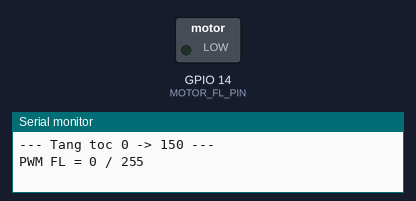
A sketch run on a simulated ESP32. Shown: switched loads named in the sketch (green lamp = pin HIGH), the last lines printed to the serial monitor.

Above: at 0.35 s.
At 1.15 s:
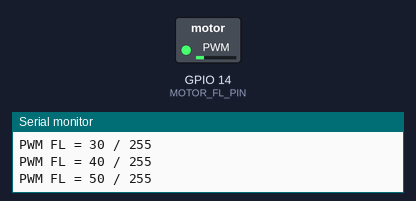
At 1.95 s:
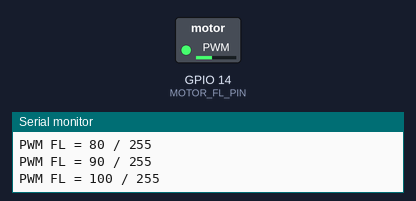
At 4.7 s:
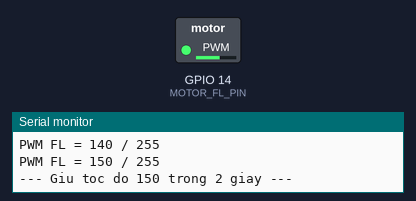
Timing chart, 0 to 11.8 s (numbered marks = the images above):
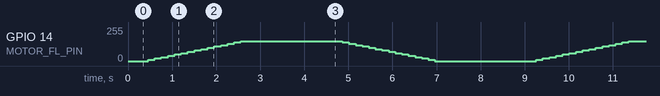

The sketch:

Bai2_Test_Mot_Dong_Co.ino
```cpp
/*
  BAI 2: KIEM TRA PWM TREN 1 CHAN DONG CO (FL = GPIO14)
  ------------------------------------------------------
  Muc tieu:
   - Lam quen voi LEDC (bo tao PWM phan cung cua ESP32).
   - Tang/giam toc do dong co FL tu 0 -> max -> 0 de kiem tra day noi,
     driver/MOSFET va dong co truoc khi dong thoi dieu khien 4 dong co.

  Phan cung:
   Dong co FL noi qua driver/MOSFET toi GPIO14.
   LUU Y AN TOAN: KHONG noi dong co truc tiep vao chan GPIO.
   Phai qua mach driver (MOSFET/ESC) chiu duoc dong cua dong co.

  Cach test:
   1. Thao canh quat (propeller) ra truoc khi test, tranh tai nan.
   2. Nap code, mo Serial Monitor 115200 de theo doi gia tri PWM dang gui.
   3. Dong co se tang dan toc do, giu may giay, roi giam dan ve 0, lap lai.
*/

#define MOTOR_FL_PIN   14
#define PWM_CH_FL      0
#define PWM_FREQ       5000   // Hz
#define PWM_RES_BITS   8      // 8-bit -> gia tri 0..255

void setup() {
  Serial.begin(115200);
  delay(300);
  Serial.println("\n=== BAI 2: TEST PWM MOT DONG CO (FL - GPIO14) ===");
  Serial.println(">>> DA THAO CANH QUAT CHUA? Nhan Enter tren Serial de xac nhan an toan.");

  ledcSetup(PWM_CH_FL, PWM_FREQ, PWM_RES_BITS);
  ledcAttachPin(MOTOR_FL_PIN, PWM_CH_FL);
  ledcWrite(PWM_CH_FL, 0);   // dam bao dong co dung hoan toan luc khoi dong
}

// Tang dan toc do tu 'from' den 'to', buoc 'step', moi buoc cach nhau 'delayMs'
void rampSpeed(int from, int to, int step, int delayMs) {
  if (from <= to) {
    for (int v = from; v <= to; v += step) {
      ledcWrite(PWM_CH_FL, v);
      Serial.printf("PWM FL = %d / 255\n", v);
      delay(delayMs);
    }
  } else {
    for (int v = from; v >= to; v -= step) {
      ledcWrite(PWM_CH_FL, v);
      Serial.printf("PWM FL = %d / 255\n", v);
      delay(delayMs);
    }
  }
}

void loop() {
  Serial.println("--- Tang toc 0 -> 150 ---");
  rampSpeed(0, 150, 10, 150);

  Serial.println("--- Giu toc do 150 trong 2 giay ---");
  delay(2000);

  Serial.println("--- Giam toc 150 -> 0 ---");
  rampSpeed(150, 0, 10, 150);

  Serial.println("--- Nghi 2 giay truoc khi lap lai ---\n");
  delay(2000);
}
```
